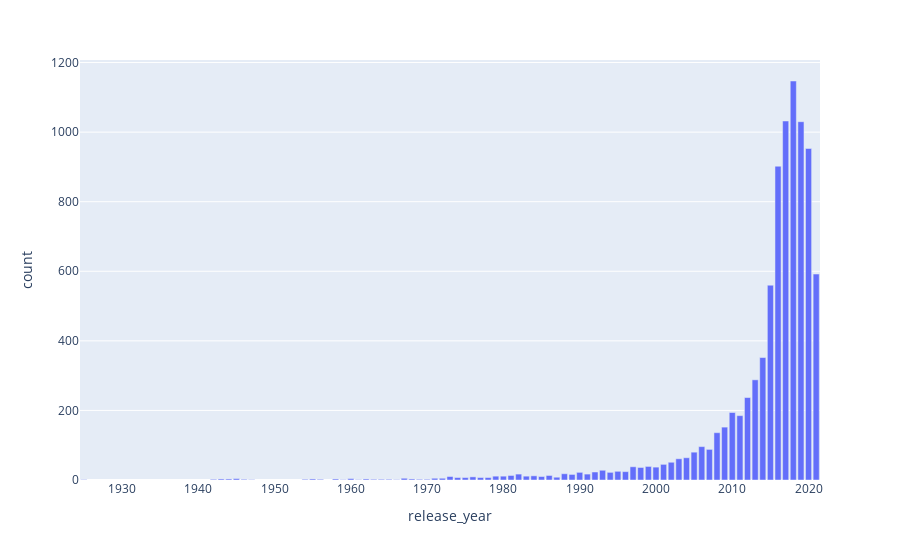

The cell this chart's notebook holds for it:
### Code cell
px.bar(ry,x='release_year',y='count')

### Figure 1 — Plotly figure (JSON) as saved in the notebook; plotly's stock layout.template omitted (floating-point values rounded to 4 significant figures)
{"data": [{"alignmentgroup": "True", "hovertemplate": "release_year=%{x}<br>count=%{y}<extra></extra>", "legendgroup": "", "marker": {"color": "#636efa", "pattern": {"shape": ""}}, "name": "", "offsetgroup": "", "orientation": "v", "showlegend": false, "textposition": "auto", "type": "bar", "x": [2018, 2017, 2019, 2020, 2016, 2021, 2015, 2014, 2013, 2012, 2010, 2011, 2009, 2008, 2006, 2007, 2005, 2004, 2003, 2002, 2001, 1999, 1997, 2000, 1998, 1993, 1995, 1996, 1992, 1994, 1990, 1988, 1982, 1991, 1989, 1981, 1986, 1984, 1980, 1979, 1983, 1985, 1973, 1976, 1987, 1977, 1974, 1975, 1978, 1972, 1967, 1971, 1960, 1945, 1944, 1955, 1968, 1962, 1943, 1958, 1964, 1969, 1970, 1963, 1956, 1965, 1946, 1942, 1954, 1959, 1925, 1961, 1947, 1966], "xaxis": "x", "y": [1147, 1032, 1030, 953, 902, 592, 560, 352, 288, 237, 194, 185, 152, 136, 96, 88, 80, 64, 61, 51, 45, 39, 38, 37, 36, 28, 25, 24, 23, 22, 22, 18, 17, 17, 16, 13, 13, 12, 11, 11, 11, 10, 10, 9, 8, 7, 7, 7, 7, 5, 5, 5, 4, 4, 3, 3, 3, 3, 3, 3, 2, 2, 2, 2, 2, 2, 2, 2, 2, 1, 1, 1, 1, 1], "yaxis": "y"}], "layout": {"autosize": true, "barmode": "relative", "legend": {"tracegroupgap": 0}, "margin": {"t": 60}, "xaxis": {"anchor": "y", "autorange": true, "domain": [0, 1], "range": [1924.0, 2022.0], "title": {"text": "release_year"}, "type": "linear"}, "yaxis": {"anchor": "x", "autorange": true, "domain": [0, 1], "range": [0, 1207.0], "title": {"text": "count"}, "type": "linear"}}}
